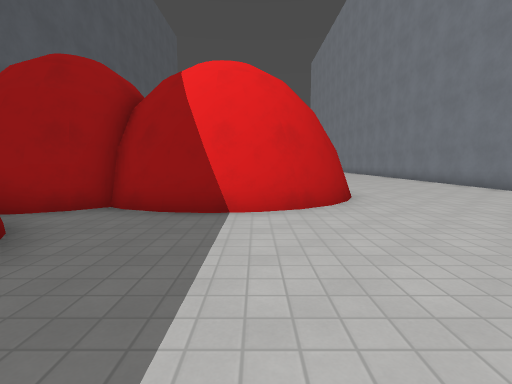
View 1 (above)

20 first-person views from a walk through a Godot game level. The camera is 1.3 m above the floor, tilts 6° down and sees 85° across. The floor is counted in squares, 1.57 m on a side. Each view is taken from the middle of a square. On the plan, view 1 faces up. The plan holds only what a view shows up to about 10 squares ahead; the rest is blank. The place goes on beyond the plan. Surface patterns are stand-ins for the level's own textures.

View 2
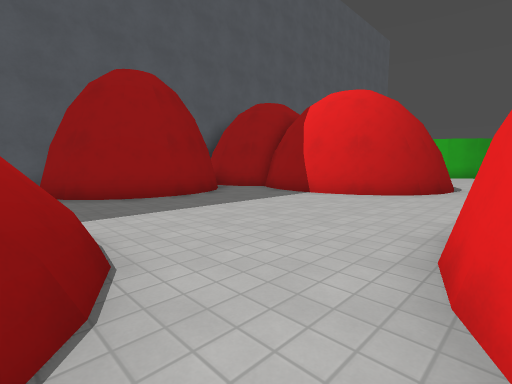

View 3
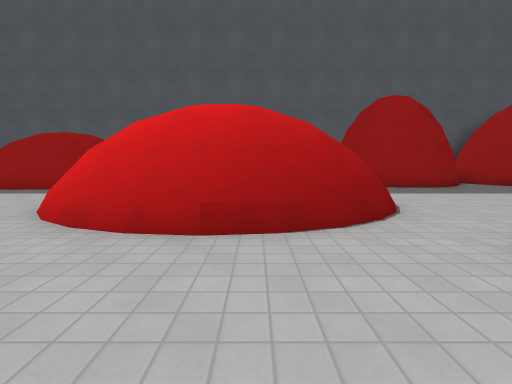

View 4
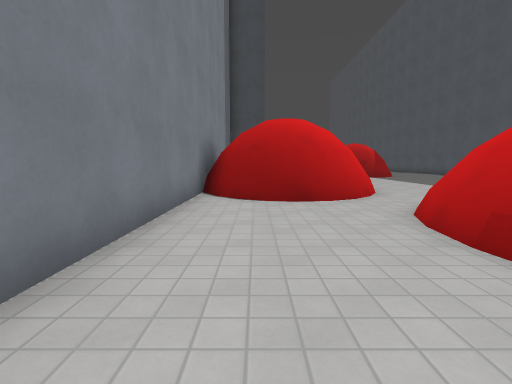

View 5
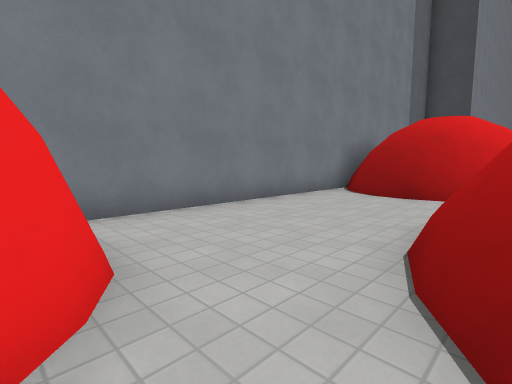

View 6
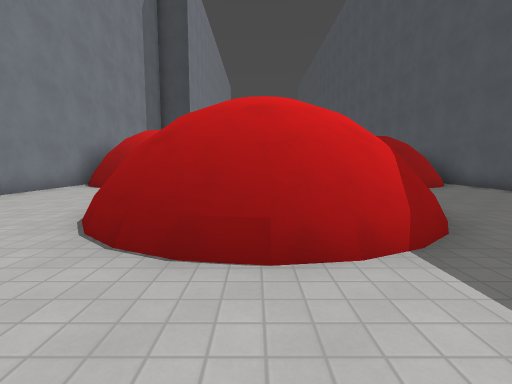

View 7
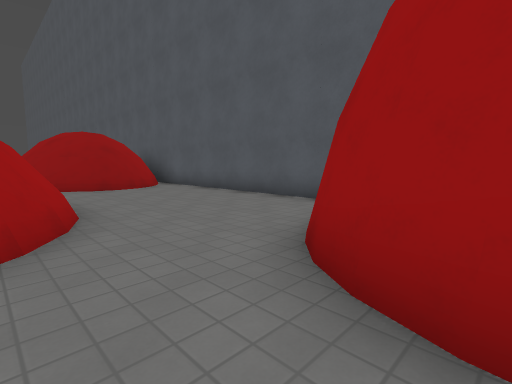

View 8
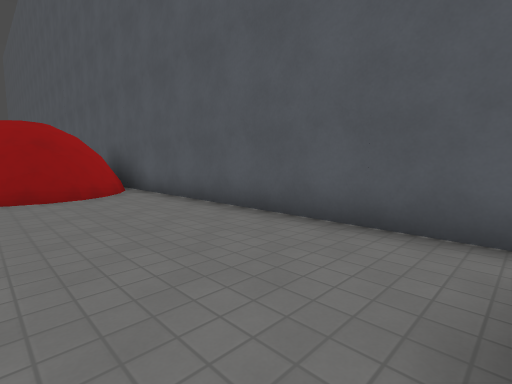

View 9
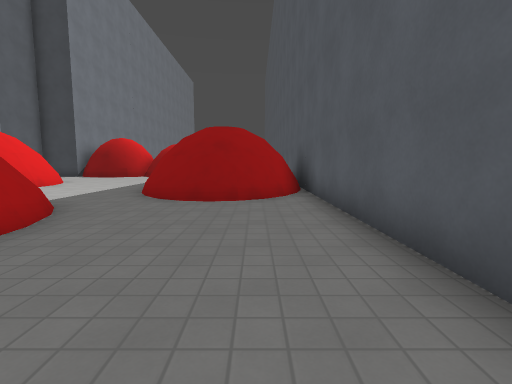

View 10
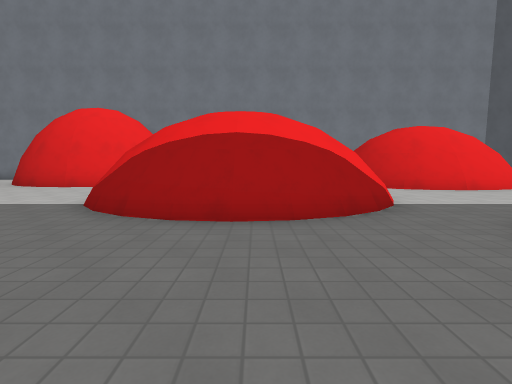

View 11
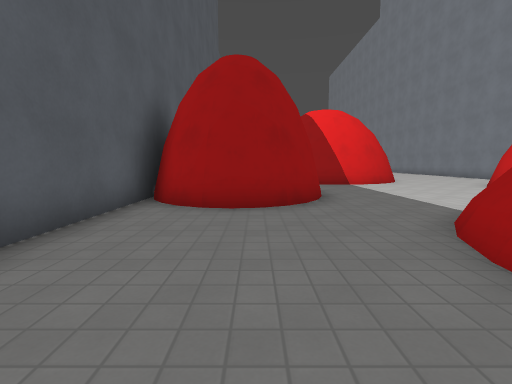

View 12
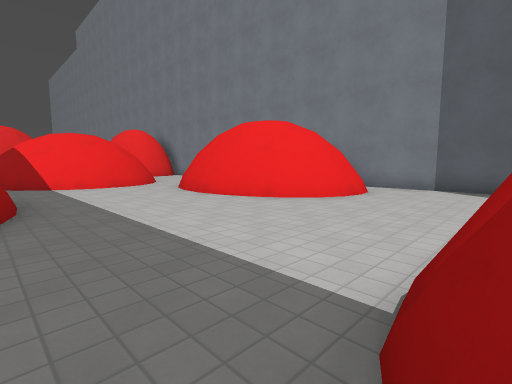

View 13
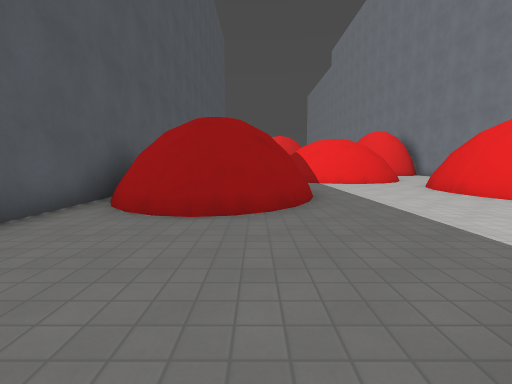

View 14
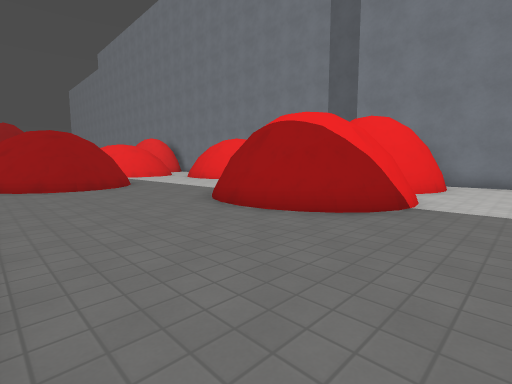

View 15
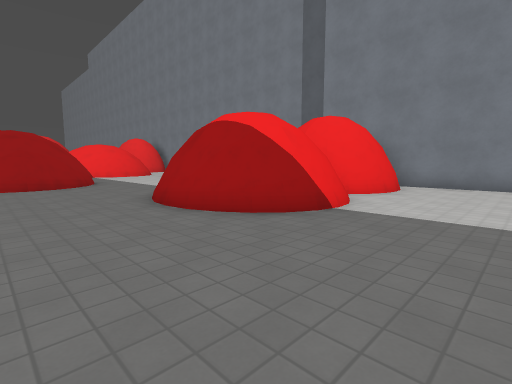

View 16
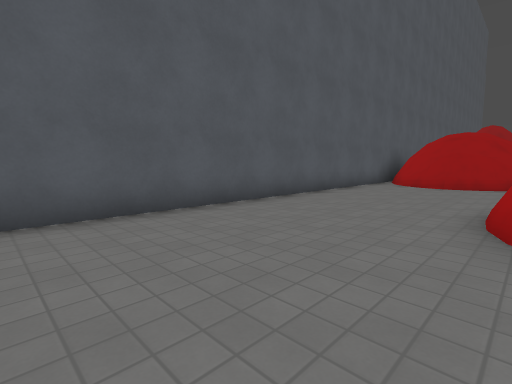

View 17
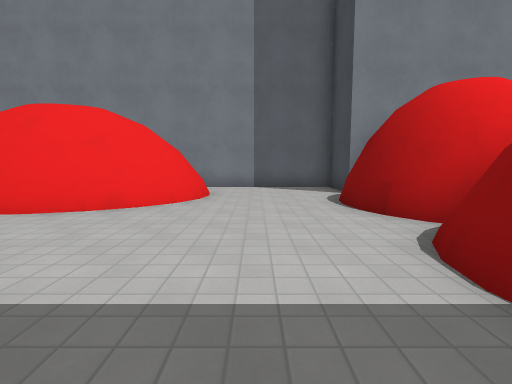

View 18
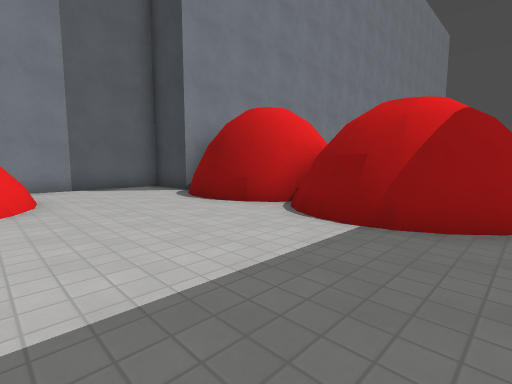

View 19
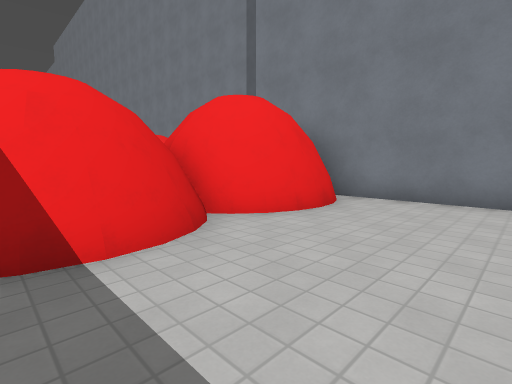

View 20
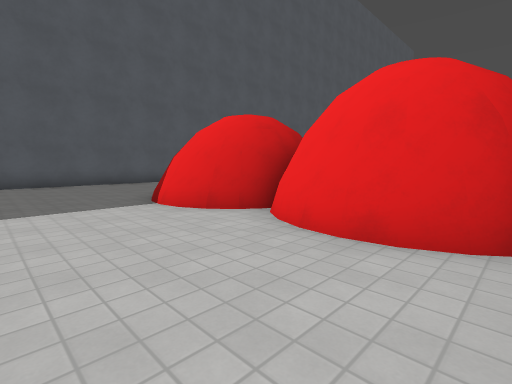

### Floor plan
Key: @ floor where view 1 was taken; # wall or solid block; . floor; = window, fence, low wall or low ledge; O other object.
Columns run from 7 left of view 1 to 8 right of it. Each row starts with its distance up from view 1.
 10            ....#
  9           .....#
  8          #.....#
  7          #....
  6     #   ##....
  5    ######....
  4     ........
  3     #......#
  2     #......#
  1 ##  #......#
  0 #####..@...##
 -1 #.##........##
 -2 #.....####.....#
 -3 #.....#####....#
 -4 #....##   #....#
 -5 #....##   #=...#
 -6 #....##   #....#
 -7 #.....#####....#
 -8 #..O...##=..##.#
 -9 #.###.....######
-10 ######....##  ##
-11 ##   #....#   ##
-12 ##   #....#    #
-13 ######....##   #
-14 #.###......###.#
-15 #..............#
-16 #..............#
-17 #..............#
-18 #.....###.##...#
-19 #....######  ###
-20 #....## ###  #
-21 #....#########
-22 #.....###.##.#
-23 #............#
-24 #............#
-25 #............#

Where each view was taken, in squares from view 1:
view 1: 0 up, 0 right, facing up
view 2: 2 down, 4 right, facing up-left
view 3: 4 down, 7 right, facing left
view 4: 2 down, 6 right, facing down
view 5: 1 down, 3 right, facing down-right
view 6: 1 up, 1 right, facing down
view 7: 1 up, 1 left, facing down-left
view 8: 1 down, 3 left, facing down-left
view 9: 2 down, 5 left, facing down
view 10: 5 down, 6 left, facing right
view 11: 6 down, 4 left, facing up
view 12: 18 down, 2 left, facing up-right
view 13: 19 down, 3 left, facing up
view 14: 24 down, 6 left, facing up-right
view 15: 25 down, 5 left, facing up-right
view 16: 25 down, 2 left, facing up-left
view 17: 16 down, 2 left, facing right
view 18: 14 down, 2 left, facing down-right
view 19: 25 down, 1 left, facing up-right
view 20: 25 down, 5 right, facing up-left
